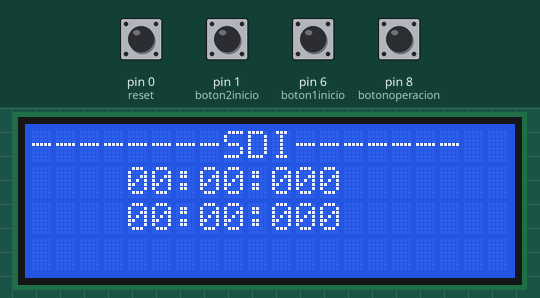
The sketch below on a simulated Arduino Uno, built with avr-gcc and run on an emulated ATmega328P. Parts: 20×4 character LCD. The test bench sets the inputs (shaded band); at power-on: pin 0 (reset), pin 1 (boton2inicio), pin 6 (boton1inicio), pin 8 (botonoperacion) HIGH.

Above: at 1.2 s.
1.3 s: pin 1 (boton2inicio) pulled LOW for 0.15 s
4.4 s: pin 1 (boton2inicio) pulled LOW for 1 s
At 4.9 s:
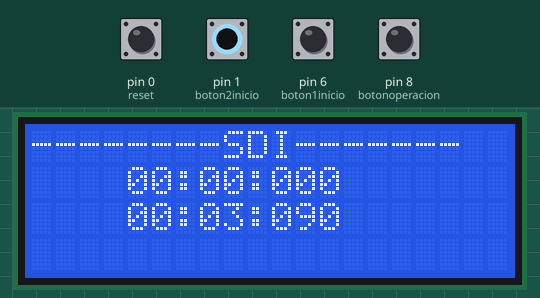
6.9 s: pin 8 (botonoperacion) pulled LOW for 0.15 s
At 8.1 s:
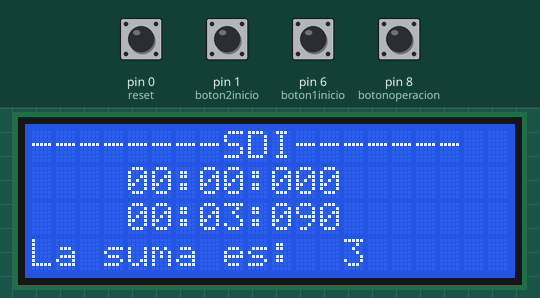
8.5 s: pin 0 (reset) pulled LOW for 0.15 s
At 9.6 s:
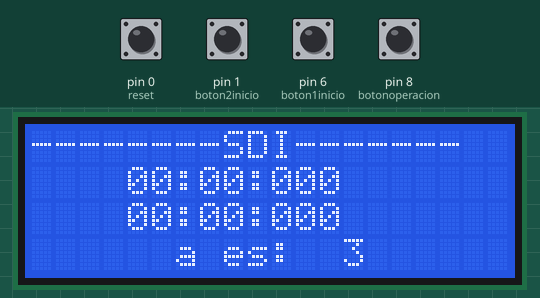
10.4 s: pin 6 (boton1inicio) pulled LOW for 0.15 s
13.5 s: pin 6 (boton1inicio) pulled LOW for 1 s
At 14.2 s:
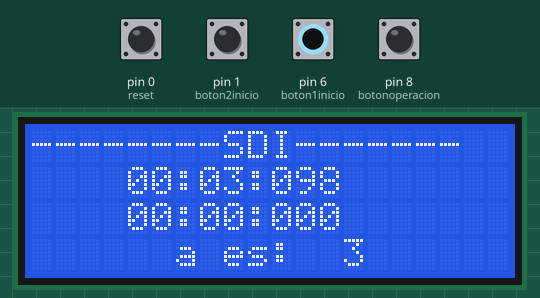
Timing chart, 0 to 16.5 s (numbered marks = the images above; inputs shaded):
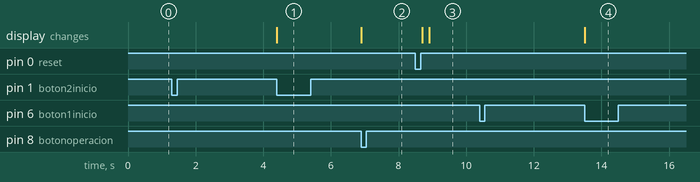

Measured:
- after the input at 1.3 s, every drawn part: stays the same
- after the input at 4.4 s, the display: changes at once (image 1)
- after the input at 6.9 s, the display: changes at once (image 2)
- after the input at 8.5 s, the display: first changes after 0.20 s (image 3 shows a later state)
- after the input at 10.4 s, every drawn part: stays the same
- after the input at 13.5 s, the display: changes at once (image 4)

The sketch:

Proyecto_SDI_TimerCounter_suma.ino
```cpp
#include <LiquidCrystal.h>                //Incluimos la libreria que contiene las funciones del display LCD

int m, mu=0,md=0;                          //Declaramos las variables que vamos a usar
int s, su=0,sd=0;
int l, lu=0,ld=0,lc=0;
int pulsador,antes,despues;
long int tiempo,inicio;
LiquidCrystal lcd(12, 11, 5, 4, 3, 2);
int boton1inicio=6;
int boton1final=7;
int reset=0;
int boton2inicio=1;
int boton2final=0;
long int tiempo2,inicio2;
int pulsador2,antes2,despues2;
int m2, mu2=0,md2=0;                          //Declaramos las variables que vamos a usar
int s2, su2=0,sd2=0;
int l2, lu2=0,ld2=0,lc2=0;
int botonoperacion = 8;
int valor=0;
int iniciaCta =0;

//////////////////////////////////////////////
void setup() {
  // put your setup code here, to run once:
lcd.begin(20, 4);                       //Establecemos el tamaño del display (16 caracteres de largo y 2 lineas de alto)
  lcd.print("--------SDI-------");                    //Imprimimos a continuacion el resto "metro___"
  lcd.setCursor(4, 1);                    //Situamos el comienzo de la siguiente impresion de datos en el caracter 5
                                          //(comienza a contar en el 0)
  lcd.print("00:00:000");                 //y en la segunda linea empezando por arriba(comienza a contar en 0)
  lcd.setCursor(4, 2);  //Imprimimos "00:00:000"
  lcd.print("00:00:000");
  pinMode(boton1inicio, INPUT_PULLUP);                      //Ponemos el pin 6 como entrada para el Sensor START/STOP
  pinMode(boton1final, INPUT_PULLUP);   //Ponemos el pin 7 como entrada para el Pulsador RESET
  pinMode(reset, INPUT_PULLUP);
  antes=HIGH;                             //Ponemos la variable antes a HIGH
  despues=HIGH;
   antes2=HIGH;                             //Ponemos la variable antes a HIGH
  despues2=HIGH;
   pinMode(boton2inicio, INPUT_PULLUP);                      //Ponemos el pin 6 como entrada para el Sensor START/STOP
  pinMode(boton2final, INPUT_PULLUP);
  pinMode(botonoperacion, INPUT_PULLUP);
  /////////////////////////////////
  ///---Para el CountdownTimer---/////


}

void loop() {
  // put your main code here, to run repeatedly:
  if(digitalRead(reset)==LOW){                //Si el pin 7 esta LOW
    lcd.setCursor(4, 1);                  //Nos ponemos en el LCD en la segunda linea caracter 5
    lcd.print("00:00:000");               //Escribimos 00:00:000 (Ponemos el cronometro a 0)
    delay(200);      //Establecemos un retardo de 200ms
    lcd.setCursor(4, 2);                  //Nos ponemos en el LCD en la segunda linea caracter 5
    lcd.print("00:00:000");               //Escribimos 00:00:000 (Ponemos el cronometro a 0)
    delay(200);
    lcd.setCursor(0,3);
    lcd.print("      ");
    s=0;
   s2=0;
  }
  despues=digitalRead(boton1inicio);
  if(despues==LOW&&antes==HIGH){          //Si el valor que tenia era HIGH y ahora tiene LOW sera porque lo hemos activado
    inicio=millis();                      //Guardamos en inicio el tiempo que se lleva ejecutando el programa hasta que
                                          //se activa el sensor start/stop
    antes=despues;                        //cambiamos el valor de la variable antes al que tiene la variable despues
    pulsador=0;                           //Ponemos la variable pulsador a 0
    delay(200);                           //Establecemos un retardo de 200ms

    while(pulsador==0){                   //Cuando la variable pulsador sea 0
      tiempo=millis()-inicio;            //Calculamos el tiempo que paso desde que se activo el sensor start/stop

      m=(tiempo/1000)/60;                 //Calculamos los minutos
      mu=m%10;                            //Descomponemos los minutos y sacamos el valor de las unidades
      md=(m-mu)/10;                       //Descomponemos los minutos y sacamos el valor de las decenas

      s=(tiempo/1000)%60;                 //Calculamos los segundos
      su=s%10;                            //Descomponemos los segundos y sacamos el valor de las unidades
      sd=(s-su)/10;                       //Descomponemos los segundos y sacamos el valor de las decenas

      l=(tiempo%1000);                    //Calculamos las milesimas de segundo
      lu=l%10;                            //Descomponemos las milesimas y sacamos el valor de las unidades
      ld=((l-lu)/10)%10;                  //Descomponemos las milesimas y sacamos el valor de las decenas
      lc=(l-(ld*10)-lu)/100;              //Descomponemos las milesimas y sacamos el valor de las centenas

      lcd.setCursor(4, 1);                //Ponemos el cursor en la linea 2 y el caracter 5
      lcd.print(md);                      //Imprimimos los valores en el display
      lcd.print(mu);
      lcd.print(":");
      lcd.print(sd);
      lcd.print(su);
      lcd.print(":");
      lcd.print(lc);
      lcd.print(ld);
      lcd.print(lu);

      despues=digitalRead(boton1inicio);             //Guardamos en la variable despues el valor del pin6 (sensor start/stop)
      if(despues==LOW&&antes==HIGH){      //Si el valor que tenia era HIGH y ahora tiene LOW sera porque hemos activado
                                          //el sensor
        antes=despues;                    //cambiamos el valor de la variable antes al que tiene la variable después
        pulsador=1;         //Ponemos la variable pulsador a 1
        delay(200);                       //Establecemos un retardo de 200ms
      }
      antes=despues;                      //cambiamos el valor de la variable antes al que tiene la variable despues
    }
  }
   antes=despues;


   ///////////////////////////////////////
   //segundo boton
   despues2=digitalRead(boton2inicio);
  if(despues2==LOW&&antes2==HIGH){          //Si el valor que tenia era HIGH y ahora tiene LOW sera porque lo hemos activado
    inicio2=millis();                      //Guardamos en inicio el tiempo que se lleva ejecutando el programa hasta que
                                          //se activa el sensor start/stop
    antes2=despues2;                        //cambiamos el valor de la variable antes al que tiene la variable despues
    pulsador2=0;                           //Ponemos la variable pulsador a 0
    delay(200);                           //Establecemos un retardo de 200ms

    while(pulsador2==0){                   //Cuando la variable pulsador sea 0
      tiempo2=millis()-inicio2;            //Calculamos el tiempo que paso desde que se activo el sensor start/stop

      m2=(tiempo2/1000)/60;                 //Calculamos los minutos
      mu2=m2%10;                            //Descomponemos los minutos y sacamos el valor de las unidades
      md2=(m2-mu2)/10;                       //Descomponemos los minutos y sacamos el valor de las decenas

      s2=(tiempo2/1000)%60;                 //Calculamos los segundos
      su2=s2%10;                            //Descomponemos los segundos y sacamos el valor de las unidades
      sd2=(s2-su2)/10;                       //Descomponemos los segundos y sacamos el valor de las decenas

      l2=(tiempo2%1000);                    //Calculamos las milesimas de segundo
      lu2=l%10;                            //Descomponemos las milesimas y sacamos el valor de las unidades
      ld2=((l2-lu2)/10)%10;                  //Descomponemos las milesimas y sacamos el valor de las decenas
      lc2=(l2-(ld2*10)-lu2)/100;              //Descomponemos las milesimas y sacamos el valor de las centenas

      lcd.setCursor(4, 2);                //Ponemos el cursor en la linea 2 y el caracter 5
      lcd.print(md2);                      //Imprimimos los valores en el display
      lcd.print(mu2);
      lcd.print(":");
      lcd.print(sd2);
      lcd.print(su2);
      lcd.print(":");
      lcd.print(lc2);
      lcd.print(ld2);
      lcd.print(lu2);

      despues2=digitalRead(boton2inicio);             //Guardamos en la variable despues el valor del pin6 (sensor start/stop)
      if(despues2==LOW&&antes2==HIGH){      //Si el valor que tenia era HIGH y ahora tiene LOW sera porque hemos activado
                                          //el sensor
        antes2=despues2;                    //cambiamos el valor de la variable antes al que tiene la variable después
        pulsador2=1;                       //Ponemos la variable pulsador a 1
        delay(200);                       //Establecemos un retardo de 200ms
      }
      antes2=despues2;                      //cambiamos el valor de la variable antes al que tiene la variable despues
    }
  }
   antes2=despues2;
 if((digitalRead(botonoperacion)==LOW)&&(pulsador2==1)){
    lcd.setCursor(0,3);
    valor = s+s2;
    lcd.print("La suma es:");
    lcd.setCursor(13,3);
    lcd.print(valor);

 }
}
```
